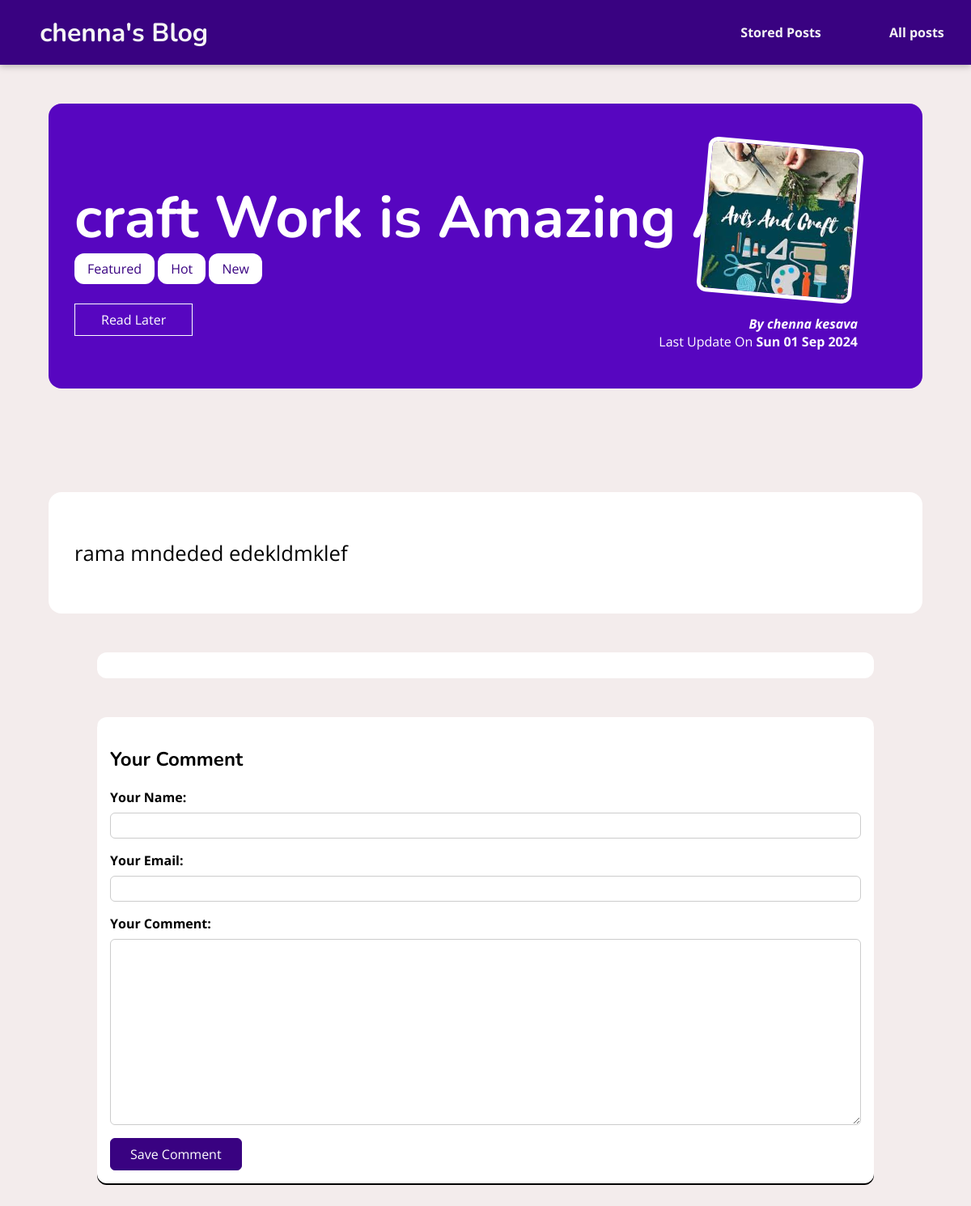
Screenshot of /posts/craft-work-is-amazing-art with the database file from the repository.
### blog/models.py (models this page shows, shortened)
class Post(models.Model):
    title = models.CharField(max_length=100)
    excerpt = models.CharField(max_length=150)
    image = models.ImageField(upload_to="posts", null=True)
    date = models.DateField(auto_now=True)
    slug = models.SlugField(unique=True, db_index=True)
    content = models.TextField(validators=[MinLengthValidator(10)])
    author = models.ForeignKey(Author, on_delete=models.SET_NULL, null=True, related_name="posts")
    tags = models.ManyToManyField(Tag)

class Tag(models.Model):
    caption = models.CharField(max_length=20)

class Author(models.Model):
    first_name = models.CharField(max_length=100)
    last_name = models.CharField(max_length=100)
    email_address = models.EmailField()
    def full_name(self):
        return f"{self.first_name} {self.last_name}"
    def __str__(self):
        return self.full_name()

### blog/views.py (the view, shortened to what this page needs)
# urls.py: path("posts/<slug:slug>", views.DetailPostView.as_view(), name="post_detail_page"),
class DetailPostView(View):
    def is_stored_posts(self, request, post_id):
        stored_posts = request.session.get("stored_posts")
        if stored_posts is not None:
            is_saved_for_later = post_id in stored_posts
        else:
            is_saved_for_later = False
        return is_saved_for_later
    def get(self, request, slug):
        post = Post.objects.get(slug=slug)
        context = {
            "post":post,
            "post_tags": post.tags.all(),
            "comment_form": CommentForm(),
            "comments": post.comments.all().order_by("-id"),
            "saved_for_later":self.is_stored_posts(request, post.id)
        }
        return render(request, "blog/post-detail.html",context)

### blog/form.py
class CommentForm(forms.ModelForm):
    class Meta:
        model = Comment
        exclude = ["post"]
        labels = {
            "user_name":"Your Name",
            "user_email":"Your Email",
            "text":"Your Comment"
        }

### blog/templates/blog/post-detail.html (shortened to what this page needs)
{% extends "base.html" %}
{% load static %}
{% block css-file %}
<link rel="stylesheet" href="{% static "blog/post-detail.css" %}">
{% endblock %}
{% block content %}
<section id="summary">
    <h2>{{ post.title }}</h2>
    <div>
        {%for tag in post_tags%}
        <span class="tag">{{tag.caption}}</span>
        {% endfor %}
    </div>
    <div id="read_later">
        <form action="{% url "read_later" %}" method="POST">
            <button>
                {% if saved_for_later %}
                Remove from the "Read Later" List
                {% else %}
                Read Later
                {% endif %}
            </button>
        </form>
    </div>
    <article>
        <img src="{{ post.image.url }}"alt="{{ post.title }}">
        <address>By <a href="mailto:{{post.author.email_address}}">{{ post.author }}</a></address>
        <div>Last Update On <time>{{ post.date|date:"D d M Y"}}</time></div>
    </article>
</section>
<main id="post_content">
    {{ post.content|linebreaks }}
</main>
<section id="comments">
</section>
<section id="comment-form">
    <h2>Your Comment</h2>
    <form action="{% url "post_detail_page" post.slug %}" method="POST">
        {% for form_field in comment_form %}
            <div class="form-control {% if form_field.errors %}invalid{% endif %}">
                {{ form_field.label_tag }}
                {{ form_field}}
            </div>
        {% endfor %}
        <button>Save Comment</button>
    </form>
</section>
{% endblock %}

### static/base.css (style rules this page uses)
* { box-sizing: border-box; }
html { font-family:"Open Sans", sans-serif, "Nunito", "Edu VIC WA NT Beginner", cursive; }
body { margin: 0; }
h1, h2, h3 { font-family: 'Nunito', 'Open Sans', sans-serif; font-weight: bold; }

### blog/static/blog/post-detail.css (style rules this page uses)
body { background-color: #f3ecec; }
#summary { margin: 8rem auto 3rem auto; padding: 2rem; width: 90%; max-width: 90rem; border-radius: 16px; background-color: #5706c0; position: relative; box-shadow: 0 2px 8px rgna(0, 0, 0, 0.25); height: 22rem; }
#summary h2 { color: white; font-size: 4.5rem; margin-bottom: 0.2rem; }
#summary article { position: absolute; top: 2rem; right: 3rem; padding: 1rem 2rem; border-radius: 12px; text-align: right; color: white; }
#summary article img { width: 12rem; height: 12rem; border-radius: 12px; transform: rotate(5deg); border: 5px solid white; margin-bottom: 1rem; }
#summary address { font-weight: bold; }
#summary a { color: white; text-decoration: none; }
#summary time { font-weight: bold; }
#read_later { margin: 2rem 0; }
#read_later button { background-color: transparent; border: 1px solid white; padding: 0.5rem 2rem; font: inherit; color: white; cursor:pointer; }
#post_content { margin: 8rem auto 3rem auto; padding: 2rem; width: 90%; max-width: 90rem; border-radius: 16px; background-color: white; position: relative; box-shadow: 0 2px 8px rgna(0, 0, 0, 0.25); height: auto; }
#post_content p { font-size: 1.6rem; }
.tag { background-color: white; color: #390281; padding: 0.5rem 1rem; border-radius: 12px; }
#comment-form { margin: 3rem auto; width: 90%; max-width: 60rem; border-radius: 12px; background-color: white; box-shadow: 0 2px; padding: 1rem; }
#comment-form button { font: inherit; background-color: #390281; color: white; border: 1px solid #390281; padding: 0.5rem 1.5rem; border-radius: 6px; }
.form-control { margin-bottom: 1rem; }
.form-control label { font-weight: bold; margin-bottom: 0.5rem; display: block; }
.form-control input, .form-control textarea { display: block; width: 100%; font: inherit; padding: 0.25rem; border-radius: 6px; border: 1px solid #ccc; }
#comments { margin: 3rem auto; width: 90%; max-width: 60rem; border-radius: 12px; background-color: white; position: relative; box-shadow: 0 2px 8px rgna(0, 0, 0, 0.25); height: auto; padding: 1rem 2rem; }

### rows the page displays
Post: title "craft Work is Amazing Art!", image (picture), author "chenna kesava", date "Sun 01 Sep 2024", content "rama mndeded edekldmklef"
Tag: caption "Featured"
Tag: caption "Hot"
Tag: caption "New"
